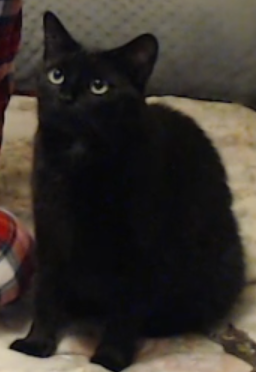
#> input picture main/unknown.png, 256 x 372 px
$ python -i math_functions.py   (imports and definitions only)
#> lines starting #> are read from the running program, lines starting #| are printed output that depends on the picture
import numpy as np
from scipy.signal import convolve


def moving_average(array, radius=1, padding="try", kernel_type="avg", kernel_exp=2):
    """
    Description

    :param array: int

    :param radius:
    radius
     radius of kernel, `kernel size = 2 * radius + 1`

    :param padding: str
    :type padding: str

    Padding - str
     full - extends results to padded numbers

     same - calculates average for every number, uses 0 vals

     valid- returns only average number that have full frame of values

     try - calculates number using every value it has without padding

     keep - keep raw values that can not be calculated

    :param kernel_type:
    kernel_type: str
        avg - all values have equal weight

        linear - linear weights, same as exp type, with `exponent weight = 1`
         example weights before norm:
          [1, 2, 3, 2, 1]

        exp - raising weight to given power in `kernel_exp` variable
         example weights before norm with kernel_exp = 2:
          [1, 4, 9, 4, 1]

    :param kernel_exp:
    kernel_exp - float, must be in range <0, inf>
     non linearity exponent before normalization
     only for `kernel_type='exp'`
     kernel_value ^ exponent

    :return:

    """
    smoothing_frames = 1 + 2 * abs(radius)
    if smoothing_frames > len(array):
        return array

    if kernel_type == "avg":
        kernel = np.ones(smoothing_frames) / smoothing_frames

    elif kernel_type == "linear":
        kernel = np.arange(radius + 1) + 1
        kernel = np.concatenate([kernel[:-1], np.flip(kernel)])
        kernel = kernel / kernel.sum()

    else:
        "Exponential"
        kernel = np.arange(radius + 1) + 1
        kernel = np.concatenate([kernel[:-1], np.flip(kernel)])
        kernel = kernel ** kernel_exp
        kernel = kernel / kernel.sum()

    if padding == "same":
        out = convolve(array, kernel, 'same')

    elif padding == "try" or padding == 'keep':
        out = convolve(array, kernel, 'valid')

        if padding == "try":
            left, right = convolve_array_edges(array, radius)
            # a, b, c = len(left), len(out), len(right)
            # print(radius,a + b + c, a, b, c)
            # print(f"\tKernel: {kernel.shape}")

        else:
            left = array[:radius]
            right = array[-radius:]
            # print(len(left), len(out), len(right))

        out = np.concatenate([left, out, right])

    elif padding == "full":
        out = convolve(array, kernel, 'full')

    else:
        "valid"
        out = convolve(array, kernel, 'valid')

    # posx[:smoothing_frames] = tempx[:smoothing_frames]
    return out


def convolve_array_edges(arr, radius):
    """
    Convolve array using available numbers

    Args:
        arr:
        radius:

    Returns
     left - convoluted list of left side

     right - convoluted list of right side

    """
    # size = 1 + 2 * abs(radius)

    left = np.zeros(radius)
    right = np.zeros(radius)

    if radius > 0:
        csum = 0
        for i, num in enumerate(arr[:radius * 2]):
            csum += num
            if i >= radius:
                left[i - radius] = csum / (i + 1)

        csum = 0
        for i, num in enumerate(arr[:-radius * 2 - 1:-1]):
            csum += num
            if i >= radius:
                right[i - radius] = csum / (i + 1)

    return left, right

>>> import cv2
>>> picture = cv2.imread('../unknown.png', cv2.IMREAD_GRAYSCALE)
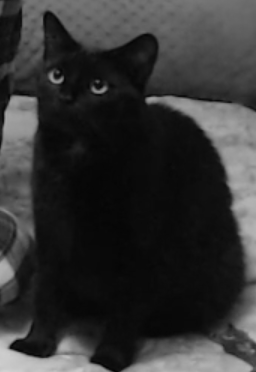
#> picture: shape (372, 256); min 3, max 210, mean 50.6
>>> result = moving_average(picture)
#> (the run stopped early here; a loop or call above may not have finished)
